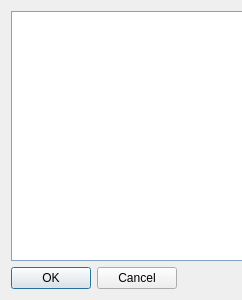
<?xml version="1.0" encoding="UTF-8"?>
<ui version="4.0">
 <class>ErrorDialog</class>
 <widget class="QDialog" name="ErrorDialog">
  <property name="geometry">
   <rect>
    <x>0</x>
    <y>0</y>
    <width>242</width>
    <height>300</height>
   </rect>
  </property>
  <property name="windowTitle">
   <string>Dialog</string>
  </property>
  <layout class="QFormLayout" name="formLayout">
   <item row="0" column="0">
    <widget class="QTextBrowser" name="textBrowser">
     <property name="palette">
      <palette>
       <active>
        <colorrole role="WindowText">
         <brush brushstyle="SolidPattern">
          <color alpha="255">
           <red>0</red>
           <green>0</green>
           <blue>0</blue>
          </color>
         </brush>
        </colorrole>
        <colorrole role="Button">
         <brush brushstyle="SolidPattern">
          <color alpha="255">
           <red>170</red>
           <green>209</green>
           <blue>255</blue>
          </color>
         </brush>
        </colorrole>
        <colorrole role="Light">
         <brush brushstyle="SolidPattern">
          <color alpha="255">
           <red>255</red>
           <green>255</green>
           <blue>255</blue>
          </color>
         </brush>
        </colorrole>
        <colorrole role="Midlight">
         <brush brushstyle="SolidPattern">
          <color alpha="255">
           <red>212</red>
           <green>232</green>
           <blue>255</blue>
          </color>
         </brush>
        </colorrole>
        <colorrole role="Dark">
         <brush brushstyle="SolidPattern">
          <color alpha="255">
           <red>85</red>
           <green>104</green>
           <blue>127</blue>
          </color>
         </brush>
        </colorrole>
        <colorrole role="Mid">
         <brush brushstyle="SolidPattern">
          <color alpha="255">
           <red>113</red>
           <green>139</green>
           <blue>170</blue>
          </color>
         </brush>
        </colorrole>
        <colorrole role="Text">
         <brush brushstyle="SolidPattern">
          <color alpha="255">
           <red>0</red>
           <green>0</green>
           <blue>0</blue>
          </color>
         </brush>
        </colorrole>
        <colorrole role="BrightText">
         <brush brushstyle="SolidPattern">
          <color alpha="255">
           <red>255</red>
           <green>255</green>
           <blue>255</blue>
          </color>
         </brush>
        </colorrole>
        <colorrole role="ButtonText">
         <brush brushstyle="SolidPattern">
          <color alpha="255">
           <red>0</red>
           <green>0</green>
           <blue>0</blue>
          </color>
         </brush>
        </colorrole>
        <colorrole role="Base">
         <brush brushstyle="SolidPattern">
          <color alpha="255">
           <red>255</red>
           <green>255</green>
           <blue>255</blue>
          </color>
         </brush>
        </colorrole>
        <colorrole role="Window">
         <brush brushstyle="SolidPattern">
          <color alpha="255">
           <red>170</red>
           <green>209</green>
           <blue>255</blue>
          </color>
         </brush>
        </colorrole>
        <colorrole role="Shadow">
         <brush brushstyle="SolidPattern">
          <color alpha="255">
           <red>0</red>
           <green>0</green>
           <blue>0</blue>
          </color>
         </brush>
        </colorrole>
        <colorrole role="AlternateBase">
         <brush brushstyle="SolidPattern">
          <color alpha="255">
           <red>212</red>
           <green>232</green>
           <blue>255</blue>
          </color>
         </brush>
        </colorrole>
        <colorrole role="ToolTipBase">
         <brush brushstyle="SolidPattern">
          <color alpha="255">
           <red>255</red>
           <green>255</green>
           <blue>220</blue>
          </color>
         </brush>
        </colorrole>
        <colorrole role="ToolTipText">
         <brush brushstyle="SolidPattern">
          <color alpha="255">
           <red>0</red>
           <green>0</green>
           <blue>0</blue>
          </color>
         </brush>
        </colorrole>
       </active>
       <inactive>
        <colorrole role="WindowText">
         <brush brushstyle="SolidPattern">
          <color alpha="255">
           <red>0</red>
           <green>0</green>
           <blue>0</blue>
          </color>
         </brush>
        </colorrole>
        <colorrole role="Button">
         <brush brushstyle="SolidPattern">
          <color alpha="255">
           <red>170</red>
           <green>209</green>
           <blue>255</blue>
          </color>
         </brush>
        </colorrole>
        <colorrole role="Light">
         <brush brushstyle="SolidPattern">
          <color alpha="255">
           <red>255</red>
           <green>255</green>
           <blue>255</blue>
          </color>
         </brush>
        </colorrole>
        <colorrole role="Midlight">
         <brush brushstyle="SolidPattern">
          <color alpha="255">
           <red>212</red>
           <green>232</green>
           <blue>255</blue>
          </color>
         </brush>
        </colorrole>
        <colorrole role="Dark">
         <brush brushstyle="SolidPattern">
          <color alpha="255">
           <red>85</red>
           <green>104</green>
           <blue>127</blue>
          </color>
         </brush>
        </colorrole>
        <colorrole role="Mid">
         <brush brushstyle="SolidPattern">
          <color alpha="255">
           <red>113</red>
           <green>139</green>
           <blue>170</blue>
          </color>
         </brush>
        </colorrole>
        <colorrole role="Text">
         <brush brushstyle="SolidPattern">
          <color alpha="255">
           <red>0</red>
           <green>0</green>
           <blue>0</blue>
          </color>
         </brush>
        </colorrole>
        <colorrole role="BrightText">
         <brush brushstyle="SolidPattern">
          <color alpha="255">
           <red>255</red>
           <green>255</green>
           <blue>255</blue>
          </color>
         </brush>
        </colorrole>
        <colorrole role="ButtonText">
         <brush brushstyle="SolidPattern">
          <color alpha="255">
           <red>0</red>
           <green>0</green>
           <blue>0</blue>
          </color>
         </brush>
        </colorrole>
        <colorrole role="Base">
         <brush brushstyle="SolidPattern">
          <color alpha="255">
           <red>255</red>
           <green>255</green>
           <blue>255</blue>
          </color>
         </brush>
        </colorrole>
        <colorrole role="Window">
         <brush brushstyle="SolidPattern">
          <color alpha="255">
           <red>170</red>
           <green>209</green>
           <blue>255</blue>
          </color>
         </brush>
        </colorrole>
        <colorrole role="Shadow">
         <brush brushstyle="SolidPattern">
          <color alpha="255">
           <red>0</red>
           <green>0</green>
           <blue>0</blue>
          </color>
         </brush>
        </colorrole>
        <colorrole role="AlternateBase">
         <brush brushstyle="SolidPattern">
          <color alpha="255">
           <red>212</red>
           <green>232</green>
           <blue>255</blue>
          </color>
         </brush>
        </colorrole>
        <colorrole role="ToolTipBase">
         <brush brushstyle="SolidPattern">
          <color alpha="255">
           <red>255</red>
           <green>255</green>
           <blue>220</blue>
          </color>
         </brush>
        </colorrole>
        <colorrole role="ToolTipText">
         <brush brushstyle="SolidPattern">
          <color alpha="255">
           <red>0</red>
           <green>0</green>
           <blue>0</blue>
          </color>
         </brush>
        </colorrole>
       </inactive>
       <disabled>
        <colorrole role="WindowText">
         <brush brushstyle="SolidPattern">
          <color alpha="255">
           <red>85</red>
           <green>104</green>
           <blue>127</blue>
          </color>
         </brush>
        </colorrole>
        <colorrole role="Button">
         <brush brushstyle="SolidPattern">
          <color alpha="255">
           <red>170</red>
           <green>209</green>
           <blue>255</blue>
          </color>
         </brush>
        </colorrole>
        <colorrole role="Light">
         <brush brushstyle="SolidPattern">
          <color alpha="255">
           <red>255</red>
           <green>255</green>
           <blue>255</blue>
          </color>
         </brush>
        </colorrole>
        <colorrole role="Midlight">
         <brush brushstyle="SolidPattern">
          <color alpha="255">
           <red>212</red>
           <green>232</green>
           <blue>255</blue>
          </color>
         </brush>
        </colorrole>
        <colorrole role="Dark">
         <brush brushstyle="SolidPattern">
          <color alpha="255">
           <red>85</red>
           <green>104</green>
           <blue>127</blue>
          </color>
         </brush>
        </colorrole>
        <colorrole role="Mid">
         <brush brushstyle="SolidPattern">
          <color alpha="255">
           <red>113</red>
           <green>139</green>
           <blue>170</blue>
          </color>
         </brush>
        </colorrole>
        <colorrole role="Text">
         <brush brushstyle="SolidPattern">
          <color alpha="255">
           <red>85</red>
           <green>104</green>
           <blue>127</blue>
          </color>
         </brush>
        </colorrole>
        <colorrole role="BrightText">
         <brush brushstyle="SolidPattern">
          <color alpha="255">
           <red>255</red>
           <green>255</green>
           <blue>255</blue>
          </color>
         </brush>
        </colorrole>
        <colorrole role="ButtonText">
         <brush brushstyle="SolidPattern">
          <color alpha="255">
           <red>85</red>
           <green>104</green>
           <blue>127</blue>
          </color>
         </brush>
        </colorrole>
        <colorrole role="Base">
         <brush brushstyle="SolidPattern">
          <color alpha="255">
           <red>170</red>
           <green>209</green>
           <blue>255</blue>
          </color>
         </brush>
        </colorrole>
        <colorrole role="Window">
         <brush brushstyle="SolidPattern">
          <color alpha="255">
           <red>170</red>
           <green>209</green>
           <blue>255</blue>
          </color>
         </brush>
        </colorrole>
        <colorrole role="Shadow">
         <brush brushstyle="SolidPattern">
          <color alpha="255">
           <red>0</red>
           <green>0</green>
           <blue>0</blue>
          </color>
         </brush>
        </colorrole>
        <colorrole role="AlternateBase">
         <brush brushstyle="SolidPattern">
          <color alpha="255">
           <red>170</red>
           <green>209</green>
           <blue>255</blue>
          </color>
         </brush>
        </colorrole>
        <colorrole role="ToolTipBase">
         <brush brushstyle="SolidPattern">
          <color alpha="255">
           <red>255</red>
           <green>255</green>
           <blue>220</blue>
          </color>
         </brush>
        </colorrole>
        <colorrole role="ToolTipText">
         <brush brushstyle="SolidPattern">
          <color alpha="255">
           <red>0</red>
           <green>0</green>
           <blue>0</blue>
          </color>
         </brush>
        </colorrole>
       </disabled>
      </palette>
     </property>
     <property name="font">
      <font>
       <family>Times New Roman</family>
       <pointsize>12</pointsize>
       <weight>75</weight>
       <bold>true</bold>
      </font>
     </property>
    </widget>
   </item>
   <item row="1" column="0">
    <widget class="QDialogButtonBox" name="buttonBox">
     <property name="orientation">
      <enum>Qt::Horizontal</enum>
     </property>
     <property name="standardButtons">
      <set>QDialogButtonBox::Cancel|QDialogButtonBox::Ok</set>
     </property>
    </widget>
   </item>
  </layout>
 </widget>
 <resources/>
 <connections>
  <connection>
   <sender>buttonBox</sender>
   <signal>accepted()</signal>
   <receiver>ErrorDialog</receiver>
   <slot>accept()</slot>
   <hints>
    <hint type="sourcelabel">
     <x>248</x>
     <y>254</y>
    </hint>
    <hint type="destinationlabel">
     <x>157</x>
     <y>274</y>
    </hint>
   </hints>
  </connection>
  <connection>
   <sender>buttonBox</sender>
   <signal>rejected()</signal>
   <receiver>ErrorDialog</receiver>
   <slot>reject()</slot>
   <hints>
    <hint type="sourcelabel">
     <x>316</x>
     <y>260</y>
    </hint>
    <hint type="destinationlabel">
     <x>286</x>
     <y>274</y>
    </hint>
   </hints>
  </connection>
 </connections>
</ui>
